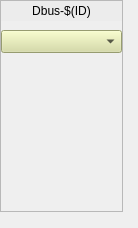
<?xml version="1.0" encoding="UTF-8"?>
<ui version="4.0">
 <class>Form</class>
 <widget class="QWidget" name="Form">
  <property name="geometry">
   <rect>
    <x>0</x>
    <y>0</y>
    <width>138</width>
    <height>228</height>
   </rect>
  </property>
  <property name="windowTitle">
   <string>Form</string>
  </property>
  <widget class="QFrame" name="frame">
   <property name="geometry">
    <rect>
     <x>0</x>
     <y>0</y>
     <width>123</width>
     <height>212</height>
    </rect>
   </property>
   <property name="frameShape">
    <enum>QFrame::StyledPanel</enum>
   </property>
   <property name="frameShadow">
    <enum>QFrame::Raised</enum>
   </property>
   <widget class="caMenu" name="camenu">
    <property name="geometry">
     <rect>
      <x>1</x>
      <y>30</y>
      <width>121</width>
      <height>23</height>
     </rect>
    </property>
    <property name="styleSheet">
     <string notr="true">background-color: rgb(212, 219, 157);</string>
    </property>
    <property name="channel" stdset="0">
     <string notr="true">$(EVG):Dbus-$(ID)-Src-Sel</string>
    </property>
   </widget>
   <widget class="caByte" name="cabyte">
    <property name="geometry">
     <rect>
      <x>70</x>
      <y>60</y>
      <width>31</width>
      <height>168</height>
     </rect>
    </property>
    <property name="channel" stdset="0">
     <string notr="true">$(EVG):Dbus-$(ID)-Src-MbbiDir_</string>
    </property>
    <property name="startBit">
     <number>0</number>
    </property>
    <property name="endBit">
     <number>8</number>
    </property>
   </widget>
   <widget class="caBitnames" name="cabitnames">
    <property name="geometry">
     <rect>
      <x>11</x>
      <y>59</y>
      <width>61</width>
      <height>151</height>
     </rect>
    </property>
    <property name="channelEnum" stdset="0">
     <string notr="true">$(EVG):Dbus-$(ID)-Src-Sel</string>
    </property>
    <property name="channelValue" stdset="0">
     <string notr="true">$(EVG):Dbus-$(ID)-Src-Sel</string>
    </property>
    <property name="startBit">
     <number>1</number>
    </property>
    <property name="endBit">
     <number>8</number>
    </property>
    <property name="alignment">
     <enum>EFlag::right</enum>
    </property>
   </widget>
   <widget class="caLabel" name="calabel_2">
    <property name="geometry">
     <rect>
      <x>1</x>
      <y>1</y>
      <width>121</width>
      <height>20</height>
     </rect>
    </property>
    <property name="styleSheet">
     <string notr="true">background-color: rgb(236, 236, 236, 255);</string>
    </property>
    <property name="text">
     <string>Dbus-$(ID)</string>
    </property>
    <property name="alignment">
     <set>Qt::AlignCenter</set>
    </property>
   </widget>
  </widget>
 </widget>
 <customwidgets>
  <customwidget>
   <class>caMenu</class>
   <extends>QComboBox</extends>
   <header>caMenu</header>
  </customwidget>
  <customwidget>
   <class>caLabel</class>
   <extends>QLabel</extends>
   <header>caLabel</header>
  </customwidget>
  <customwidget>
   <class>caByte</class>
   <extends>QWidget</extends>
   <header>caByte</header>
  </customwidget>
  <customwidget>
   <class>caBitnames</class>
   <extends>QWidget</extends>
   <header>caBitnames</header>
  </customwidget>
 </customwidgets>
 <resources/>
 <connections/>
</ui>
